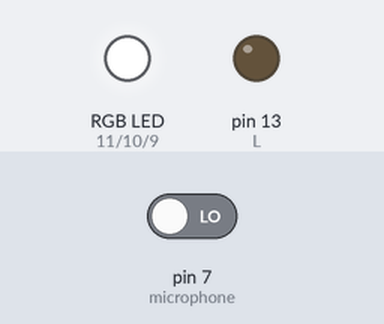
The sketch below on a simulated Arduino Uno, built with avr-gcc and run on an emulated ATmega328P. Parts: an RGB LED mixed from three pins (HIGH = lit), output pins drawn as LEDs (lit = HIGH). The inputs (shaded band) are chosen by the test bench; at power-on: pin 7 (microphone) LOW. Random numbers use the default seed unless the sketch sets one.

Above: at 3.9 s.
4.0 s: pin 7 (microphone) driven HIGH
At 4.9 s:
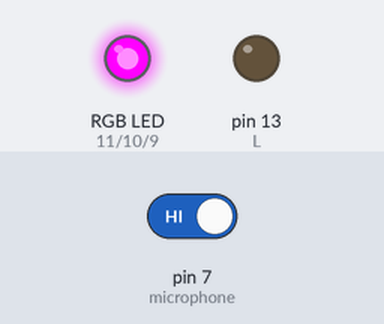
At 6.35 s:
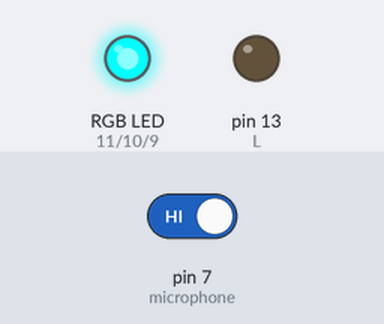
7.0 s: pin 7 (microphone) driven LOW
Timing chart, 0 to 10.0 s (numbered marks = the images above; inputs shaded):
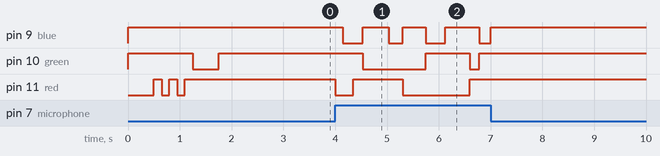

The sketch:

SoundReact.ino
```cpp
// Sound Reactive RGB LED Strip Sketch.
// SoundReact By Anton Grouchtchak(Teraskull).

// https://github.com/Teraskull/SoundReact


#define red 11
#define green 10
#define blue 9
#define microphone 7
#define L 13

int change = 0;
int minNum = 4000; // Generate random time to change colors, from 4000 to 15000
int maxNum = 15000;

int x = 0;
int y = 0; // TEMP values, so that the same color doesn't repeat 3 times in a row
int z = 0;

int initFirstRGB = 500;
int initRGB = 150; // Initialize RGB Strip with 3 red and 1 green flash
int initLastRGB = 1000;

bool soundstate; // Detect sound from microphone


void setup() {
  //Serial.begin(9600);
  pinMode(red, OUTPUT);
  pinMode(green, OUTPUT);
  pinMode(blue, OUTPUT);
  pinMode(L, OUTPUT);
  pinMode(microphone, INPUT);

  digitalWrite(L, LOW); // Turn off built-in LED
  initStrip();
}

void loop() {

  chooseRandomColor();
  changeRandomTime();
  //Serial.println(change);

  for (int i = 0; i < change; i++) {
  detectSound();

  if (soundstate == 1) {
    colorShow();
  }
  else {
    colorOff();
    }
  }

}

void initStrip() {
    colorRed();
    delay(initFirstRGB);
    colorOff();
    delay(initRGB);
    colorRed();
    delay(initRGB);
    colorOff();
    delay(initRGB);
    colorRed();
    delay(initRGB);
    colorOff();
    delay(initRGB);
    colorGreen();
    delay(initFirstRGB);
    colorOff();
    delay(initLastRGB);
}

void colorRed() {
  analogWrite(red, 0);
  analogWrite(green, 255);
  analogWrite(blue, 255);
}

void colorGreen() {
  analogWrite(red, 255);
  analogWrite(green, 0);
  analogWrite(blue, 255);
}

void colorBlue() {
  analogWrite(red, 255);
  analogWrite(green, 255);
  analogWrite(blue, 0);
}

void colorYellow() {
  analogWrite(red, 0);
  analogWrite(green, 0);
  analogWrite(blue, 255);
}

void colorCyan() {
  analogWrite(red, 255);
  analogWrite(green, 0);
  analogWrite(blue, 0);
}

void colorPurple() {
  analogWrite(red, 0);
  analogWrite(green, 255);
  analogWrite(blue, 0);
}

void colorOff() {
  analogWrite(red, 255);
  analogWrite(green, 255);
  analogWrite(blue, 255);
}

int chooseRandomColor() {
  while(y == x || z == x){
    x = random(1, 7);
  }

  z = y;
  y = x;
}

int changeRandomTime() {
  change = random(minNum, maxNum);
}

bool detectSound() {
  soundstate = digitalRead(microphone);
}

void colorShow() {
  if (x == 1) {
    colorRed();
  }

   if (x == 2) {
    colorGreen();
  }

   if (x == 3) {
    colorBlue();
  }

   if (x == 4) {
    colorYellow();
  }

   if (x == 5) {
    colorCyan();
  }

   if (x == 6) {
    colorPurple();
  }
}
```

Measured:
- after the input at 4.0 s, pin 9 (blue): goes LOW 0.39 s, HIGH 0.50 s, LOW 0.28 s, HIGH 0.44 s, LOW 0.38 s, HIGH 0.65 s, then LOW, starting after 0.14 s; pin 10 (green): HIGH → LOW after 0.53 s, → HIGH 1.2 s later, → LOW 0.85 s later, → HIGH 0.19 s later; pin 11 (red): HIGH → LOW at once, → HIGH 0.35 s later, → LOW 0.96 s later, → HIGH 1.3 s later
